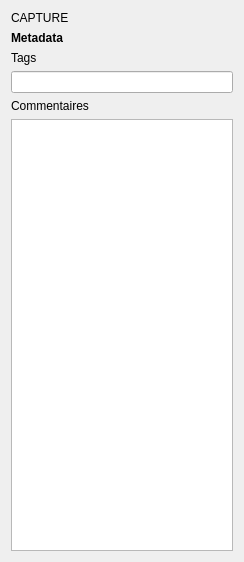
<?xml version="1.0" encoding="UTF-8"?>
<ui version="4.0">
 <class>Form</class>
 <widget class="QWidget" name="Form">
  <property name="geometry">
   <rect>
    <x>0</x>
    <y>0</y>
    <width>244</width>
    <height>562</height>
   </rect>
  </property>
  <property name="windowTitle">
   <string>Form</string>
  </property>
  <layout class="QGridLayout" name="gridLayout">
   <item row="0" column="0">
    <widget class="QLabel" name="label">
     <property name="text">
      <string>CAPTURE</string>
     </property>
    </widget>
   </item>
   <item row="1" column="0">
    <widget class="QLabel" name="label_2">
     <property name="text">
      <string>&lt;b&gt;Metadata&lt;b&gt;</string>
     </property>
    </widget>
   </item>
   <item row="2" column="0">
    <widget class="QLabel" name="label_4">
     <property name="text">
      <string>Tags</string>
     </property>
    </widget>
   </item>
   <item row="3" column="0">
    <widget class="QLineEdit" name="lineEdit"/>
   </item>
   <item row="4" column="0">
    <widget class="QLabel" name="label_3">
     <property name="text">
      <string>Commentaires</string>
     </property>
    </widget>
   </item>
   <item row="5" column="0">
    <widget class="QPlainTextEdit" name="plainTextEdit"/>
   </item>
  </layout>
 </widget>
 <resources/>
 <connections/>
</ui>
